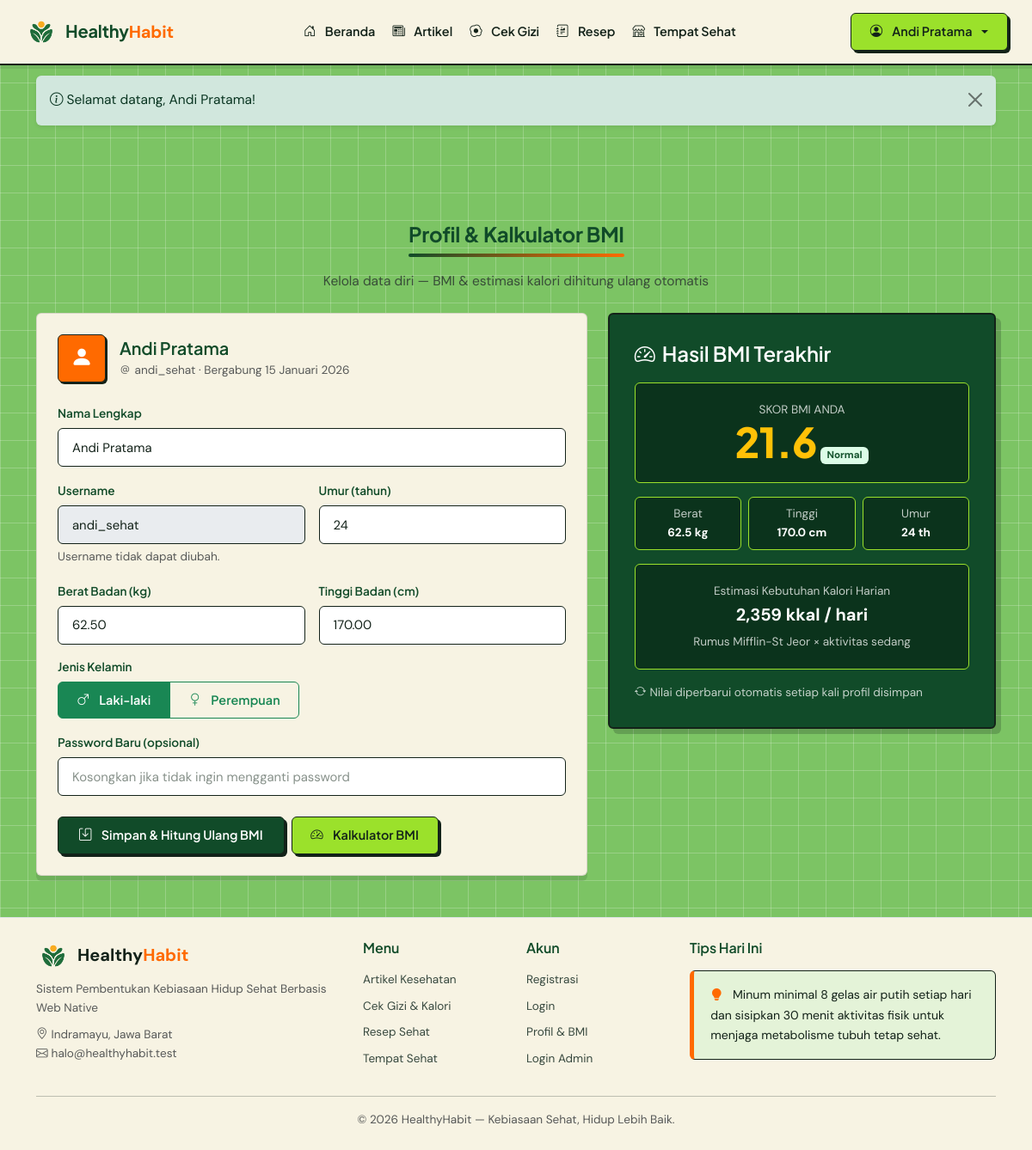
The app's page /profil (signed in) with its own data.
### tables this page shows
CREATE TABLE `users` (
  `id_pengguna` int(11) NOT NULL AUTO_INCREMENT,
  `username` varchar(50) NOT NULL,
  `password` varchar(255) NOT NULL,
  `nama_lengkap` varchar(100) NOT NULL,
  `role` enum('admin','user') NOT NULL DEFAULT 'user',
  `berat_badan` decimal(5,2) NOT NULL DEFAULT 0.00,
  `tinggi_badan` decimal(5,2) NOT NULL DEFAULT 0.00,
  `jenis_kelamin` enum('L','P') NOT NULL DEFAULT 'L',
  `umur` int(11) NOT NULL DEFAULT 0,
  `created_at` datetime NOT NULL DEFAULT current_timestamp(),
  PRIMARY KEY (`id_pengguna`),
  UNIQUE KEY `uq_pengguna_username` (`username`)
);

CREATE TABLE `kalkulator_bmi` (
  `id_bmi` int(11) NOT NULL AUTO_INCREMENT,
  `id_pengguna` int(11) NOT NULL,
  `umur` int(11) NOT NULL,
  `jenis_kelamin` enum('L','P') NOT NULL,
  `berat_badan` decimal(5,2) NOT NULL,
  `tinggi_badan` decimal(5,2) NOT NULL,
  `nilai_bmi` decimal(5,2) NOT NULL,
  `kategori_bmi` varchar(30) NOT NULL,
  `estimasi_kalori` int(11) NOT NULL DEFAULT 0,
  PRIMARY KEY (`id_bmi`),
  KEY `fk_bmi_pengguna` (`id_pengguna`),
  CONSTRAINT `fk_bmi_pengguna` FOREIGN KEY (`id_pengguna`) REFERENCES `users` (`id_pengguna`) ON DELETE CASCADE ON UPDATE CASCADE
);

### app/views/pages/user/profil.php (the view, shortened to what the rows shown need)
<div class="container mt-4 mb-5">
    <div class="text-center mb-4">
        <h1 class="section-title d-inline-block">Profil &amp; Kalkulator BMI</h1>
    </div>
    <div class="row g-4">
        <div class="col-lg-7">
            <div class="panel-white">
                <div class="d-flex align-items-center gap-3 mb-4">
                    <div>
                        <h5 class="mb-0"><?= e($pengguna['nama_lengkap']) ?></h5>
                        <small class="text-muted">
                            <i class="bi bi-at me-1"></i><?= e($pengguna['username']) ?> ·
                            Bergabung <?= tanggal_indo($pengguna['created_at']) ?>
                        </small>
                    </div>
                </div>
                <form action="<?= BASE_URL ?>/profil" method="post" autocomplete="off">
                    <div class="row g-3">
                        <div class="col-12">
                            <label for="nama_lengkap" class="form-label fw-semibold small">Nama Lengkap</label>
                            <input type="text" class="form-control" id="nama_lengkap" name="nama_lengkap"
                                   minlength="3" required value="<?= e($pengguna['nama_lengkap']) ?>">
                        </div>
                        <div class="col-md-6">
                            <label class="form-label fw-semibold small">Username</label>
                            <input type="text" class="form-control" value="<?= e($pengguna['username']) ?>" disabled>
                            <div class="form-text">Username tidak dapat diubah.</div>
                        </div>
                        <div class="col-md-6">
                            <label for="umur" class="form-label fw-semibold small">Umur (tahun)</label>
                            <input type="number" class="form-control" id="umur" name="umur"
                                   min="5" max="100" required value="<?= e($pengguna['umur']) ?>">
                        </div>
                        <div class="col-md-6">
                            <label for="berat_badan" class="form-label fw-semibold small">Berat Badan (kg)</label>
                            <input type="number" step="0.1" class="form-control" id="berat_badan"
                                   name="berat_badan" min="20" max="300" required
                                   value="<?= e($pengguna['berat_badan']) ?>">
                        </div>
                        <div class="col-md-6">
                            <label for="tinggi_badan" class="form-label fw-semibold small">Tinggi Badan (cm)</label>
                            <input type="number" step="0.1" class="form-control" id="tinggi_badan"
                                   name="tinggi_badan" min="50" max="250" required
                                   value="<?= e($pengguna['tinggi_badan']) ?>">
                        </div>
                    </div>
                </form>
            </div>
        </div>
        <div class="col-lg-5">
            <div class="calc-panel">
                <?php if ($bmi): ?>
                    <div class="calc-result text-center mb-3">
                        <div class="small text-uppercase opacity-75">Skor BMI Anda</div>
                        <div class="big text-warning"><?= number_format((float) $bmi['nilai_bmi'], 1) ?></div>
                        <span class="badge mt-2 <?= ['Kurus' => 'badge-bmi-kurus', 'Normal' => 'badge-bmi-normal',
                            'Kelebihan Berat' => 'badge-bmi-kelebihan', 'Obesitas' => 'badge-bmi-obesitas']
                            [$bmi['kategori_bmi']] ?? 'bg-light' ?>">
                            <?= e($bmi['kategori_bmi']) ?>
                        </span>
                    </div>
                    <div class="row g-2 text-center small">
                        <div class="col-4">
                            <div class="calc-result py-2">
                                <div class="opacity-75">Berat</div>
                                <div class="fw-bold"><?= number_format((float) $bmi['berat_badan'], 1) ?> kg</div>
                            </div>
                        </div>
                        <div class="col-4">
                            <div class="calc-result py-2">
                                <div class="opacity-75">Tinggi</div>
                                <div class="fw-bold"><?= number_format((float) $bmi['tinggi_badan'], 1) ?> cm</div>
                            </div>
                        </div>
                        <div class="col-4">
                            <div class="calc-result py-2">
                                <div class="opacity-75">Umur</div>
                                <div class="fw-bold"><?= (int) $bmi['umur'] ?> th</div>
                            </div>
                        </div>
                    </div>
                    <div class="calc-result mt-3 text-center">
                        <div class="small opacity-75">Estimasi Kebutuhan Kalori Harian</div>
                        <div class="fw-bold fs-5">
                            <?= number_format((int) $bmi['estimasi_kalori']) ?> kkal / hari
                        </div>
                        <div class="small opacity-75 mt-1">Rumus Mifflin-St Jeor × aktivitas sedang</div>
                    </div>
                    <p class="small opacity-75 mt-3 mb-0">
                        <i class="bi bi-arrow-repeat me-1"></i>Nilai diperbarui otomatis setiap kali profil disimpan
                    </p>
                <?php endif; ?>
            </div>
        </div>
    </div>
</div>

### app/views/includes/header.php (shortened to what the rows shown need)
<?php
$siapa        = Auth::user();
?>
<!doctype html>
<html lang="id">
<head>
    <link href="https://cdn.jsdelivr.net/npm/bootstrap@5.3.3/dist/css/bootstrap.min.css" rel="stylesheet">
    <link href="https://cdn.jsdelivr.net/npm/bootstrap-icons@1.11.3/font/bootstrap-icons.min.css" rel="stylesheet">
    <link href="<?= BASE_URL ?>/assets/css/style.css?v=<?= APP_VERSION ?>" rel="stylesheet">
</head>
<body>
<header class="site-header sticky-top">
    <nav class="navbar navbar-expand-lg navbar-light bg-white shadow-sm py-2">
        <div class="container">
            <div class="collapse navbar-collapse" id="navUtama">
                <div class="d-flex align-items-center gap-2">
                    <?php if ($siapa): ?>
                        <div class="dropdown">
                            <a class="btn btn-soft-green dropdown-toggle fw-semibold" href="#"
                               data-bs-toggle="dropdown" aria-expanded="false">
                                <i class="bi bi-person-circle me-1"></i><?= e($siapa['nama_lengkap']) ?>
                            </a>
                        </div>
                    <?php endif; ?>
                </div>
            </div>
        </div>
    </nav>
</header>
<main class="site-main">

### records on screen
users: nama_lengkap "Andi Pratama", username "andi_sehat", created_at "15 Januari 2026", umur "24", berat_badan "62.50", tinggi_badan "170.00"
kalkulator_bmi: nilai_bmi "21.6", kategori_bmi "Normal", berat_badan "62.5", tinggi_badan "170.0", umur "24", estimasi_kalori "2,359"

### other values on screen
$f['message'] "Selamat datang, Andi Pratama!"
APP_TAGLINE "Sistem Pembentukan Kebiasaan Hidup Sehat Berbasis Web Native"
APP_NAME "HealthyHabit"
